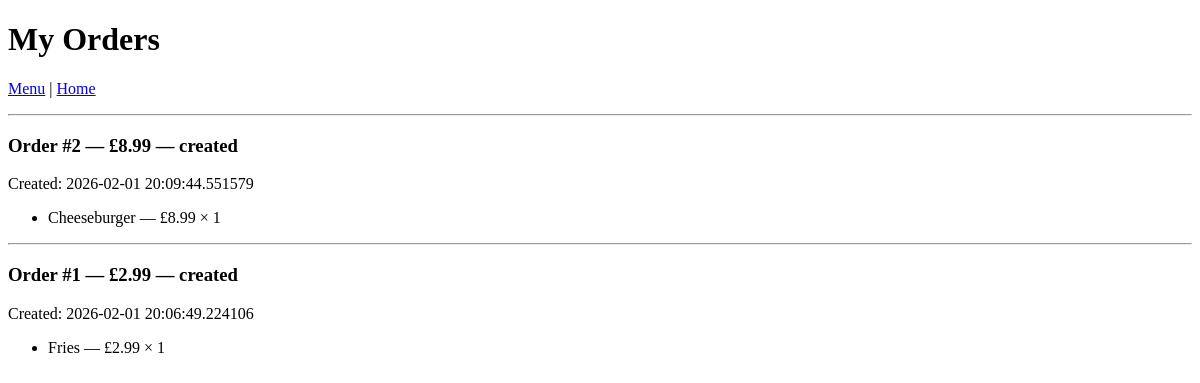
/orders (signed in), run on an earlier commit of the app's database.
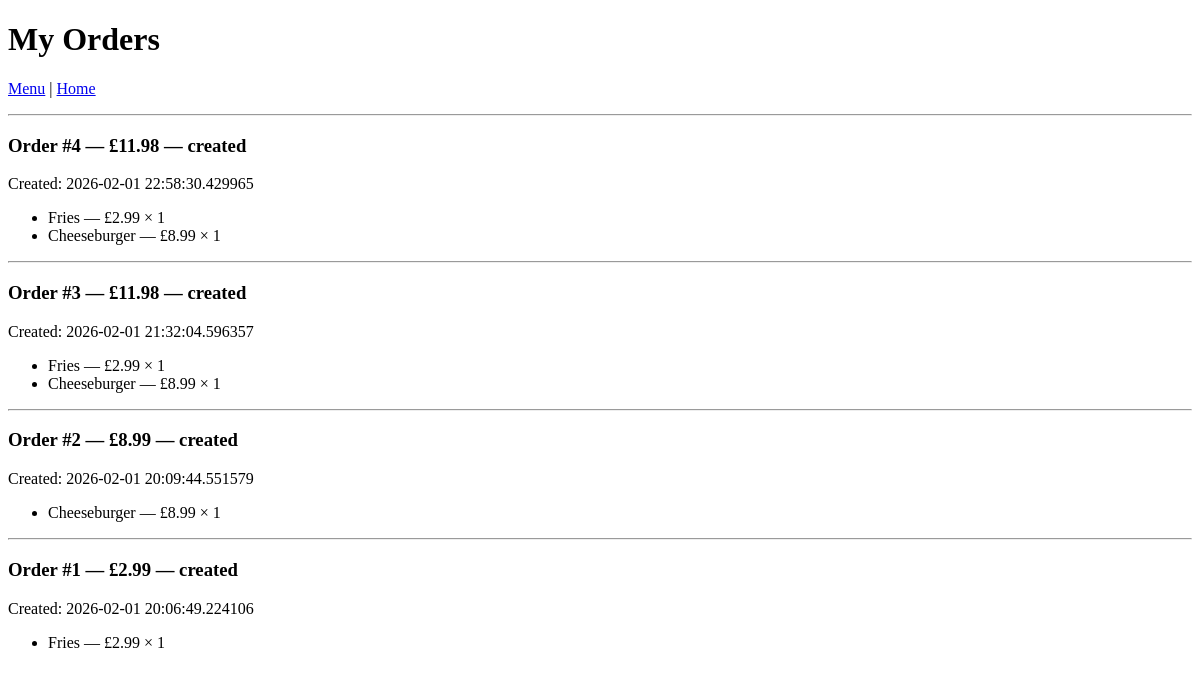
And on a later commit of the database.
### app/models.py (models this page shows)
class Order(db.Model):
    id = db.Column(db.Integer, primary_key=True)
    user_id = db.Column(db.Integer, db.ForeignKey("user.id"), nullable=False)
    created_at = db.Column(db.DateTime, default=datetime.utcnow, nullable=False)
    status = db.Column(db.String(20), default="created", nullable=False)
    total = db.Column(db.Float, default=0.0, nullable=False)
    user = db.relationship("User", backref="orders")

class OrderItem(db.Model):
    id = db.Column(db.Integer, primary_key=True)
    order_id = db.Column(db.Integer, db.ForeignKey("order.id"), nullable=False)
    menu_item_id = db.Column(db.String(100), nullable=False)
    name = db.Column(db.String(120), nullable=False)
    price = db.Column(db.Float, nullable=False)
    quantity = db.Column(db.Integer, default=1, nullable=False)
    order = db.relationship("Order", backref="items")

### app/main.py (the view)
    @app.route("/orders")
    def orders():
        if "user_id" not in session:
            flash("Please log in to view your orders.", "error")
            return redirect(url_for("login"))
        user_orders = Order.query.filter_by(user_id=session["user_id"]).order_by(Order.created_at.desc()).all()
        return render_template("orders.html", orders=user_orders)

### app/templates/orders.html (shortened to what this page needs)
<!doctype html>
<html>
  <head><title>My Orders</title></head>
  <body>
    <h1>My Orders</h1>
    <p><a href="{{ url_for('menu') }}">Menu</a> | <a href="{{ url_for('home') }}">Home</a></p>
    {% if orders %}
      {% for order in orders %}
        <hr />
        <h3>Order #{{ order.id }} — £{{ "%.2f"|format(order.total) }} — {{ order.status }}</h3>
        <p>Created: {{ order.created_at }}</p>
        <ul>
          {% for item in order.items %}
            <li>{{ item.name }} — £{{ item.price }} × {{ item.quantity }}</li>
          {% endfor %}
        </ul>
      {% endfor %}
    {% else %}
      <p>No orders yet.</p>
    {% endif %}
  </body>
</html>

What changed in the data, as far as the page shows it:
added Order: id "4", total "11.98", status "created", created_at "2026-02-01 22:58:30.429965"
added OrderItem: name "Fries", price "2.99", quantity "1", shown under "4"
added OrderItem: name "Cheeseburger", price "8.99", quantity "1", shown under "4"
added Order: id "3", total "11.98", status "created", created_at "2026-02-01 21:32:04.596357"
added OrderItem: name "Fries", price "2.99", quantity "1", shown under "3"
added OrderItem: name "Cheeseburger", price "8.99", quantity "1", shown under "3"
